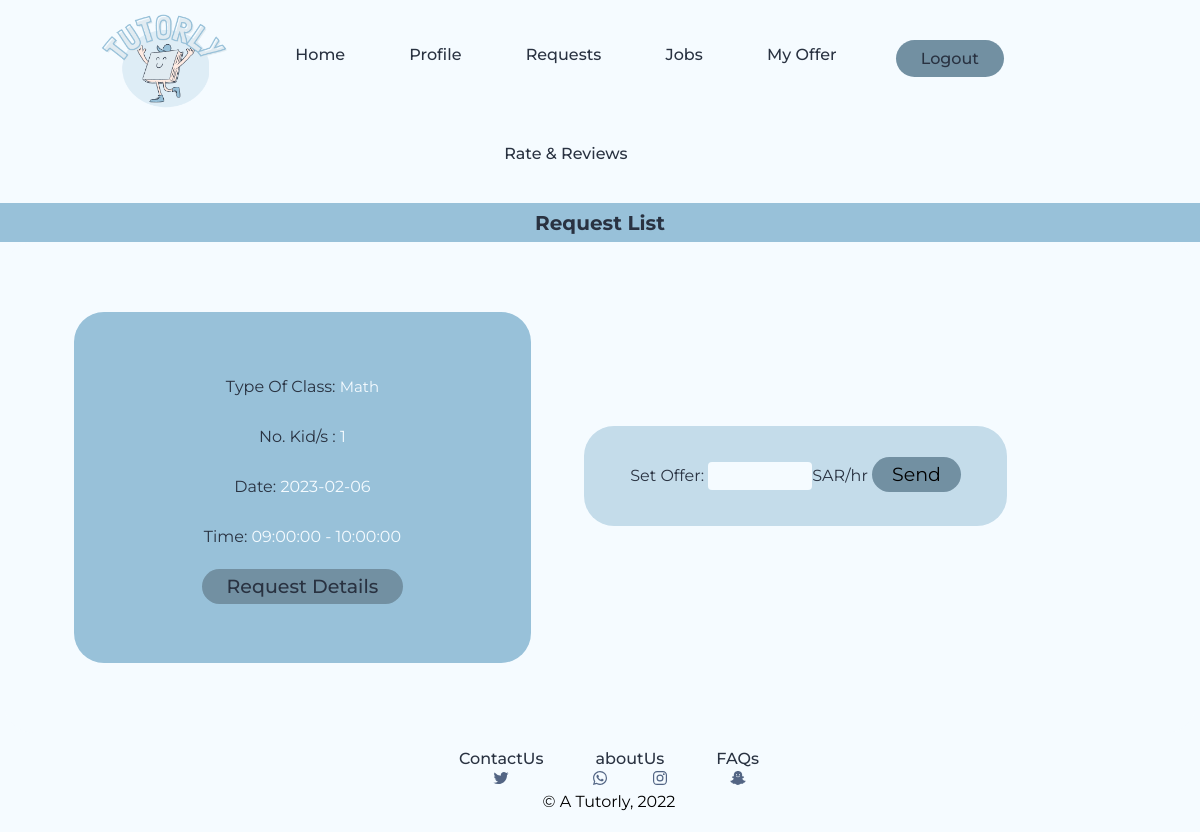
The app's page /php_files/RequestList.php, older data.
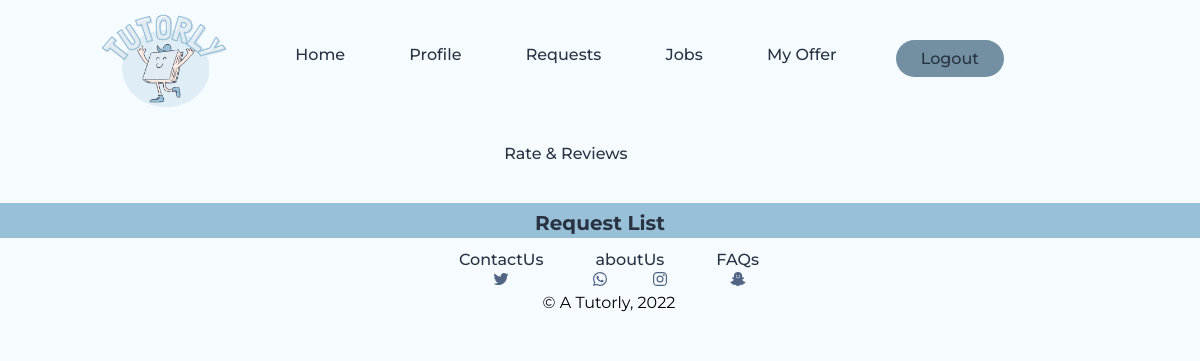
The same page, newer data.
### tables this page shows
CREATE TABLE `requests` (
  `TypeOfClass` varchar(100) NOT NULL,
  `ID` int(11) NOT NULL,
  `status` varchar(100) NOT NULL,
  `parentEmail` varchar(255) DEFAULT NULL,
  `startDate` date NOT NULL,
  `startTime` time NOT NULL,
  `endTime` time NOT NULL,
  `comments` text NOT NULL,
  `created_at` datetime NOT NULL DEFAULT current_timestamp() ON UPDATE current_timestamp()
);

### php_files/RequestList.php (the view, shortened to what this page needs)
<!DOCTYPE html>
<html>
<head>
    <link rel ="stylesheet" type="text/css" href = "../css_files/common.css">
    <link rel="stylesheet" type="text/css" href="../css_files/RequestOffers.css">
    <link rel="stylesheet" type="text/css" href="../css_files/TutorsOffers.css"></head>
</head>
<body>
      <?php include("tutorHeader.php");?>
        <h2>Request List</h2>
<div class="RequestOffers">
<?php
include('../php_files/connectDB.php');
$val1 = "SELECT `TypeOfClass`, `ID`,`startDate`,`startTime`, `endTime` FROM  `requests` WHERE `status` = 'unserved'";
$result = mysqli_query($connection, $val1);
$valu = mysqli_num_rows($result);
?>
<?php
$x = 0;
while($x < $valu  ){
$row = mysqli_fetch_row($result);
 $Class = key($row);
  next($row);
  $id = key($row);
  next($row);
  $start_day = key($row);
  next($row);
  $start_time = key($row);
  next($row);
  $end_time = key($row);
  next($row);
$kids = "SELECT `kidName`,`kidAge` FROM `kids` WHERE `kids`.`ID` = $row[$id]";
$result2 = mysqli_query($connection, $kids);
?>
<div class="holder" style="background-color: #F5FBFF;margin:4px;">
<p class='req1'style=" height:auto; width:40%; margin-right:8px;">
<label class='nameLabel'>Type Of Class: </label>
<label class='Type'><?php echo($row[$Class])?></label><br>
<label class='nameLabel'>No. Kid/s : </label>
<label class='Name'><?php
$numOfKids = mysqli_num_rows($result2);
echo($numOfKids );
?></label><br>
<label class='nameLabel'>Date: </label>
<label class='Time'><?php echo($row[$start_day])?></label><br>
<label class='nameLabel'>Time: </label>
<label class='Time'><?php echo($row[$start_time] .' - ' . $row[ $end_time])?></label><br>
<a class='button1' style="margin-left:0;"href='../php_files/RequestListDetails.php?id=<?php echo($row[$id])?>'>Request Details</a>
<form action="../php_files/sendOffer.php" method="GET" style="margin-top:10%;">
<p class="req1"style=" height:auto; width:90%;padding: 25px ;background-color:#C4DCEA;">
<label style="background-color:#C4DCEA;"class="nameLabel">Set Offer:
<input style=" padding: 6px 20px;border: hidden;
    border-radius: 4px;" id="offerP" name="OfferPrice" type="number" min="0" max="99999"><span style="background-color:#C4DCEA;">SAR/hr</span>
</label>
           <input type="submit" class="sendOffer" name="offer_submit" value="Send"/>
</form>
</p>
</div>
<?php
$x++;
       }
   ?>
<footer>
    <p class = "p" >
    <table >
      <tr>
         <th colspan="2"><a href="mailto:#" class = "con">ContactUs</a>  </th>
         <th colspan="2"><a href="../html_files/AboutUs.html " class ="con">aboutUs</a>  </th>
         <th colspan="2"> <a href="../html_files/FAQ.html" class = "con">FAQs</a> </th>
      </tr>
      <tr style="text-align: center;">
        <td colspan="2"><a href="https://twitter.com" target="_blank" class = "ionicons">
            <ion-icon name="logo-twitter"></ion-icon> </a></td>
        <td><a href = "https://whatsapp.com" target="_blank" class = "ionicons">
            <ion-icon name="logo-whatsapp"></ion-icon></a></td>
        <td><a href="https://instagram.com" target="_blank" class = "ionicons">
            <ion-icon name="logo-instagram"></ion-icon></a></td>
        <td><a href="https://snapchat.com" target="_blank" class = "ionicons">
            <ion-icon name="logo-snapchat"></ion-icon></a></td>
      </tr>
      <tr>
        <td colspan="6" style="text-align: center;">&copy; A  Tutorly, 2022</td>
      </tr>
    </table> <br>
</footer>
</div>
</body>
</html>

Row changes from the older to the newer data that the page shows:
no longer on this page (row edited): requests: TypeOfClass "Math", numOfKids "1", startDate "2023-02-06", startTime "09:00:00", endTime "10:00:00"
